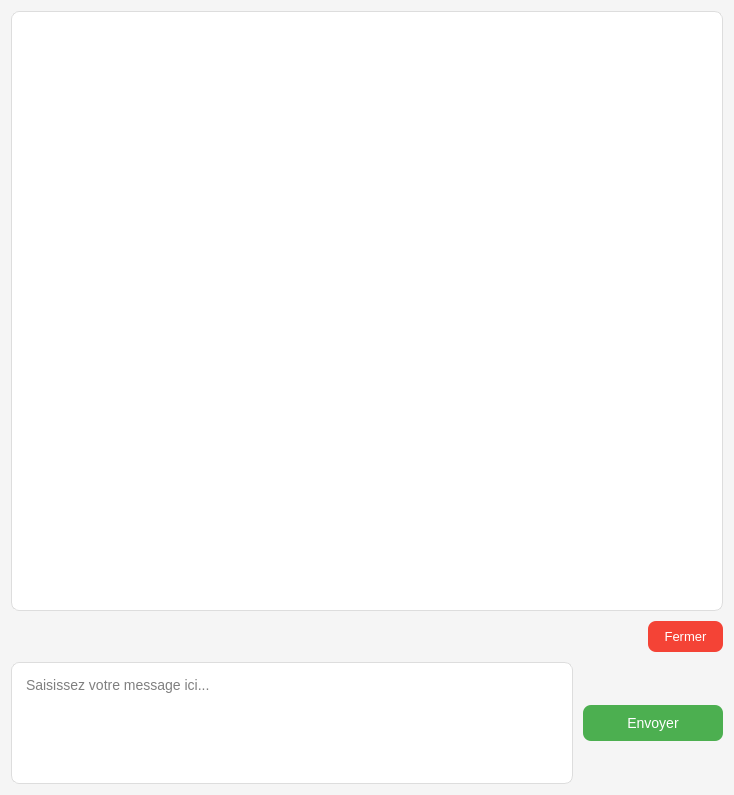
<?xml version="1.0" encoding="UTF-8"?>
<ui version="4.0">
 <class>chatwindow</class>
 <widget class="QWidget" name="chatwindow">
  <property name="geometry">
   <rect>
    <x>0</x>
    <y>0</y>
    <width>734</width>
    <height>795</height>
   </rect>
  </property>
  <property name="windowTitle">
   <string>Chat entre Gestionnaires</string>
  </property>
  <property name="styleSheet">
   <string notr="true">
        QWidget {
          background-color: #f5f5f5;
          font-family: 'Segoe UI', Arial, sans-serif;
        }
        QTextEdit#chatDisplay {
          background-color: white;
          border: 1px solid #ddd;
          border-radius: 8px;
          padding: 10px;
          font-size: 14px;
          color: #333;
        }
        QTextEdit#messageInput {
          background-color: white;
          border: 1px solid #ddd;
          border-radius: 8px;
          padding: 10px;
          font-size: 14px;
          min-height: 60px;
          max-height: 100px;
        }
        QPushButton#sendButton {
          background-color: #4CAF50;
          color: white;
          border: none;
          border-radius: 8px;
          padding: 10px 20px;
          font-size: 14px;
          min-width: 100px;
        }
        QPushButton#sendButton:hover {
          background-color: #45a049;
        }
        QPushButton#closeButton {
          background-color: #f44336;
          color: white;
          border: none;
          border-radius: 8px;
          padding: 8px 16px;
          font-size: 13px;
        }
        QPushButton#closeButton:hover {
          background-color: #d32f2f;
        }
      </string>
  </property>
  <layout class="QVBoxLayout" name="verticalLayout">
   <property name="spacing">
    <number>10</number>
   </property>
   <item>
    <widget class="QTextEdit" name="chatDisplay">
     <property name="readOnly">
      <bool>true</bool>
     </property>
     <property name="html">
      <string>&lt;!DOCTYPE HTML PUBLIC &quot;-//W3C//DTD HTML 4.0//EN&quot; &quot;http://www.w3.org/TR/REC-html40/strict.dtd&quot;&gt;
&lt;html&gt;&lt;head&gt;&lt;meta name=&quot;qrichtext&quot; content=&quot;1&quot; /&gt;&lt;meta charset=&quot;utf-8&quot; /&gt;&lt;style type=&quot;text/css&quot;&gt;
p, li { white-space: pre-wrap; }
hr { height: 1px; border-width: 0; }
li.unchecked::marker { content: &quot;\2610&quot;; }
li.checked::marker { content: &quot;\2612&quot;; }
&lt;/style&gt;&lt;/head&gt;&lt;body style=&quot; font-family:'Segoe UI','Arial','sans-serif'; font-size:14px; font-weight:400; font-style:normal;&quot;&gt;
&lt;p style=&quot;-qt-paragraph-type:empty; margin-top:0px; margin-bottom:0px; margin-left:0px; margin-right:0px; -qt-block-indent:0; text-indent:0px;&quot;&gt;&lt;br /&gt;&lt;/p&gt;&lt;/body&gt;&lt;/html&gt;</string>
     </property>
    </widget>
   </item>
   <item>
    <layout class="QHBoxLayout" name="buttonLayout">
     <property name="spacing">
      <number>10</number>
     </property>
     <item>
      <spacer name="horizontalSpacer">
       <property name="orientation">
        <enum>Qt::Orientation::Horizontal</enum>
       </property>
       <property name="sizeHint" stdset="0">
        <size>
         <width>40</width>
         <height>20</height>
        </size>
       </property>
      </spacer>
     </item>
     <item>
      <widget class="QPushButton" name="closeButton">
       <property name="text">
        <string>Fermer</string>
       </property>
      </widget>
     </item>
    </layout>
   </item>
   <item>
    <layout class="QHBoxLayout" name="inputLayout">
     <property name="spacing">
      <number>10</number>
     </property>
     <item>
      <widget class="QTextEdit" name="messageInput">
       <property name="placeholderText">
        <string>Saisissez votre message ici...</string>
       </property>
      </widget>
     </item>
     <item>
      <widget class="QPushButton" name="sendButton">
       <property name="text">
        <string>Envoyer</string>
       </property>
       <property name="shortcut">
        <string>Return</string>
       </property>
      </widget>
     </item>
    </layout>
   </item>
  </layout>
 </widget>
 <resources/>
 <connections>
  <connection>
   <sender>closeButton</sender>
   <signal>clicked()</signal>
   <receiver>chatwindow</receiver>
   <slot>close()</slot>
   <hints>
    <hint type="sourcelabel">
     <x>20</x>
     <y>20</y>
    </hint>
    <hint type="destinationlabel">
     <x>20</x>
     <y>20</y>
    </hint>
   </hints>
  </connection>
 </connections>
</ui>
